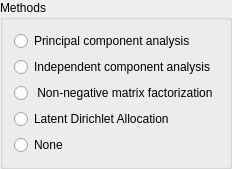
         <widget class="QGroupBox" name="groupBox">
          <property name="title">
           <string>Methods</string>
          </property>
          <layout class="QGridLayout" name="gridLayout_28">
           <item row="3" column="0">
            <widget class="QRadioButton" name="radioButton_lda">
             <property name="sizePolicy">
              <sizepolicy hsizetype="Expanding" vsizetype="Fixed">
               <horstretch>0</horstretch>
               <verstretch>0</verstretch>
              </sizepolicy>
             </property>
             <property name="text">
              <string>Latent Dirichlet Allocation</string>
             </property>
            </widget>
           </item>
           <item row="1" column="0">
            <widget class="QRadioButton" name="radioButton_ica">
             <property name="sizePolicy">
              <sizepolicy hsizetype="Expanding" vsizetype="Fixed">
               <horstretch>0</horstretch>
               <verstretch>0</verstretch>
              </sizepolicy>
             </property>
             <property name="text">
              <string>Independent component analysis</string>
             </property>
            </widget>
           </item>
           <item row="2" column="0">
            <widget class="QRadioButton" name="radioButton_nmf">
             <property name="sizePolicy">
              <sizepolicy hsizetype="Expanding" vsizetype="Fixed">
               <horstretch>0</horstretch>
               <verstretch>0</verstretch>
              </sizepolicy>
             </property>
             <property name="text">
              <string> Non-negative matrix factorization</string>
             </property>
            </widget>
           </item>
           <item row="0" column="0">
            <widget class="QRadioButton" name="radioButton_pca">
             <property name="sizePolicy">
              <sizepolicy hsizetype="Expanding" vsizetype="Fixed">
               <horstretch>0</horstretch>
               <verstretch>0</verstretch>
              </sizepolicy>
             </property>
             <property name="text">
              <string>Principal component analysis</string>
             </property>
            </widget>
           </item>
           <item row="4" column="0">
            <widget class="QRadioButton" name="radioButton_none">
             <property name="text">
              <string>None</string>
             </property>
            </widget>
           </item>
          </layout>
         </widget>
